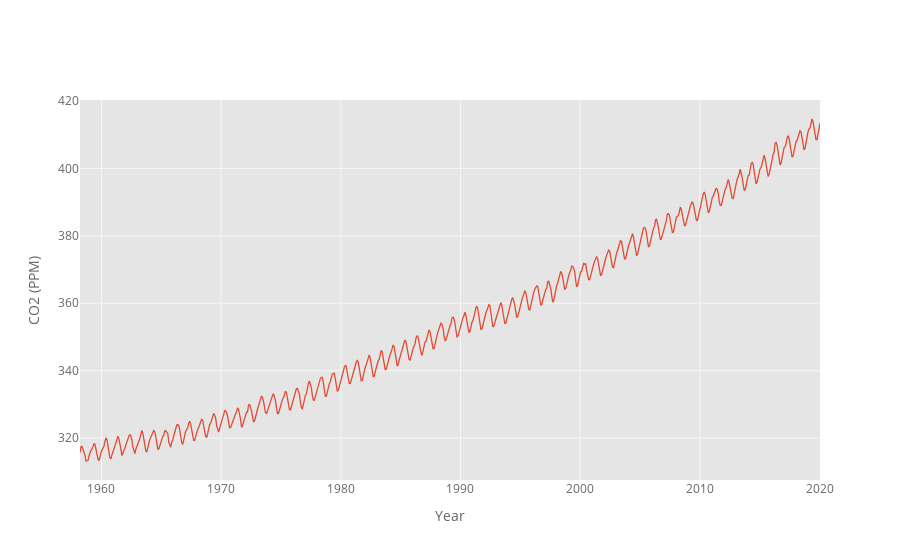

Notebook code for this chart:
### Markdown cell above
The following visualization should no longer have negative outliers.

### Code cell
data.iplot(kind='scatter', x="Date", y="Average", 
           xTitle="Year", yTitle="CO2 (PPM)")

### Figure 1 — Plotly figure (JSON) as saved in the notebook; plotly's stock layout.template omitted (floating-point values rounded to 4 significant figures; data arrays with more than 128 entries replaced by an {"elided": "..."} marker saying what was removed)
{"data": [{"line": {"color": "rgba(226, 74, 51, 1.0)", "dash": "solid", "shape": "linear", "width": 1.3}, "mode": "lines", "name": "Average", "text": "", "type": "scatter", "x": {"elided": "736 float values"}, "y": {"elided": "736 float values"}}], "layout": {"legend": {"bgcolor": "#FFFFFF", "font": {"color": "#666666"}}, "paper_bgcolor": "#FFFFFF", "plot_bgcolor": "#E5E5E5", "title": {"font": {"color": "#151516"}}, "xaxis": {"gridcolor": "#F6F6F6", "showgrid": true, "tickfont": {"color": "#666666"}, "title": {"font": {"color": "#666666"}, "text": "Year"}, "zerolinecolor": "#F6F6F6"}, "yaxis": {"gridcolor": "#F6F6F6", "showgrid": true, "tickfont": {"color": "#666666"}, "title": {"font": {"color": "#666666"}, "text": "CO2 (PPM)"}, "zerolinecolor": "#F6F6F6"}}}
